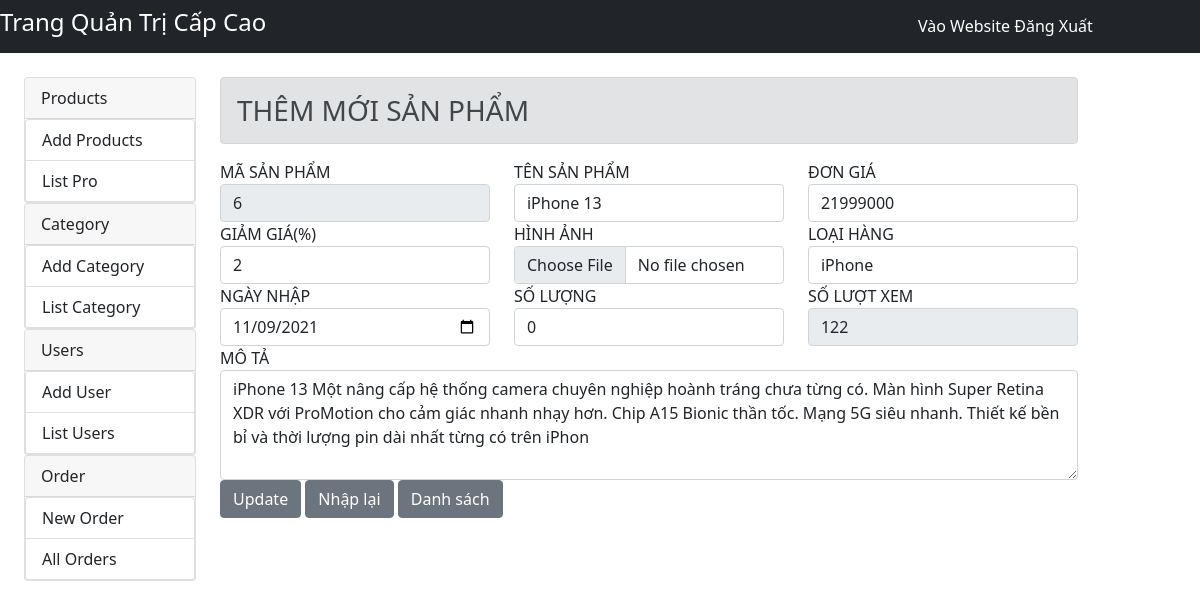
The page /?role=c_0&CategoryID=5&action=edit_product&ID=6 (signed in) on the database its author committed.
### tables this page shows
CREATE TABLE `product` (
  `productID` int(10) NOT NULL,
  `pro_name` varchar(255) NOT NULL,
  `pro_price` float NOT NULL,
  `pro_number` int(10) NOT NULL,
  `pro_discount` float NOT NULL DEFAULT 0,
  `pro_image` varchar(255) NOT NULL,
  `pro_date` date NOT NULL,
  `CategoryID` int(10) NOT NULL,
  `pro_view` int(10) NOT NULL DEFAULT 0,
  `pro_detail` varchar(1000) NOT NULL
);

### model/m_product.php (called while the page is built, shortened)
<?php
class ProductDB{
    public static  function getProductById($ID){
       $db = Database::getDB();
       $query = "SELECT * FROM product  WHERE productID=:ID";
       try {
        $statement = $db->prepare($query);
        $statement->bindValue(':ID',$ID);
        $statement->execute();
        $result = $statement->fetch(PDO::FETCH_OBJ);
        return $result;
      } catch (PDOException $e) {
        $error = $e->getMessage();
        echo "Lỗi: ".$error;
        exit();
      }
      }
   }
 ?>

### model/m_categories.php (called while the page is built, shortened)
<?php
class CategoryDB{
  public static function get_categories(){
         $db = Database::getDB();
         $query = "SELECT * FROM categories";
         try {
          $statement = $db->prepare($query);
          $statement -> execute();
          $result = $statement->fetchAll(PDO::FETCH_OBJ);
          return $result;
        } catch (PDOException $e) {
          $error = $e->getMessage();
          echo "Lỗi: ".$error;
          exit();
        }
      }
   }
?>

### view/admin_0/edit_pro.php (the view, shortened to what this page needs)
<h3 class="alert alert-secondary">THÊM MỚI SẢN PHẨM</h3>
    <form action="" method="post" enctype="multipart/form-data" name="checkForm" onsubmit="return validForm() && checkTypeOfImage();">
        <div class="row">
            <div class="form-group col-sm-4">
                <label>MÃ SẢN PHẨM</label>
                <input readonly value="<?php echo $product-> productID ?>" class="form-control">
            </div>
            <div class="form-group col-sm-4">
                <label>TÊN SẢN PHẨM</label>
                <input name="pro_name" value="<?php echo $product-> pro_name ?>" class="form-control">
            </div>
            <div class="form-group col-sm-4">
                <label>ĐƠN GIÁ</label>
                <input name="pro_price" value="<?php echo $product-> pro_price ?>" class="form-control">
            </div>
        </div>
        <div class="row">
            <div class="form-group col-sm-4">
                <label>GIẢM GIÁ(%)</label>
                <input name="pro_discount" value="<?php echo $product-> pro_discount ?>" class="form-control">
            </div>
            <div class="form-group col-sm-4">
                <label>HÌNH ẢNH</label>
                <input id="pro_image" name="pro_image" type="file" class="form-control">
            </div>
            <div class="form-group col-sm-4">
                <label>LOẠI HÀNG</label>
                <select name="CategoryID" class="form-control">
                <?php foreach ($category as $key => $value): ?>
	  						<option value="<?php echo $value->CategoryID; ?>" >
	  							<?php echo $value->categoryname; ?>
	  						</option>
	  					<?php endforeach ?>
                </select>
            </div>
        </div>
        <div class="row">
            <div class="form-group col-sm-4">
                <label>NGÀY NHẬP</label>
                <input type="date" name="pro_date" value="<?php echo $product-> pro_date ?>" class="form-control">
            </div>
            <div class="form-group col-sm-4">
                <label>SỐ LƯỢNG</label>
                <input name="pro_number" value="<?php echo $product-> pro_number ?>" type="number" class="form-control">
            </div>
            <div class="form-group col-sm-4">
                <label>SỐ LƯỢT XEM</label>
                <input name="pro_view" value="<?php echo $product-> pro_view ?>" readonly class="form-control">
            </div>
        </div>
        <div class="row">
            <div class="form-group col-sm-12">
                <label>MÔ TẢ</label>
                <textarea name="pro_detail" value="" class="form-control" rows="4"><?php echo $product-> pro_detail ?></textarea>
            </div>
            <div class="form-group col-sm-12">
                <button type="submit" name="action" value="update_product" class="btn btn-secondary">Update</button>
                <button type="reset" class="btn btn-secondary">Nhập lại</button>
                <a href="index.php?btn_list" class="btn btn-secondary">Danh sách</a>
            </div>
        </div>
    </form>

### rows shown on the page
product: productID "6", pro_name "iPhone 13", pro_price "21999000", pro_discount "2", pro_date "11/09/2021", pro_number "0", pro_view "122", pro_detail "iPhone 13 Một nâng cấp hệ thống camera chuyên nghiệp hoành tráng chưa từng có. Màn hình Super Retina XDR với ProMotion cho cảm giác nhanh nhạy hơn. Chip A15 Bionic thần tốc. Mạng 5G siêu nhanh. Thiết kế bền bỉ và thời lượng pin dài nhất từng có trên iPhon"

### other values the page prints
form field CategoryID "iPhone"
